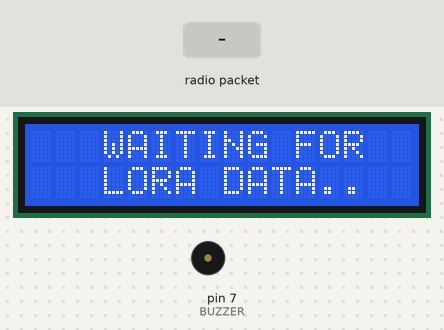
The sketch below on a simulated Arduino Uno, built with avr-gcc and run on an emulated ATmega328P. On the bench: 16×2 character LCD, buzzer (waves = sounding, pin HIGH). The test bench sets the inputs (shaded band). No radio packets arrive unless stated; the modem accepts every AT command (registered, SIM ready, sends succeed) and sends nothing else; what the sketch prints to the serial monitor is not drawn.

Above: at 3.3 s.
3.4 s: radio packet "5" arrives
At 5.2 s:
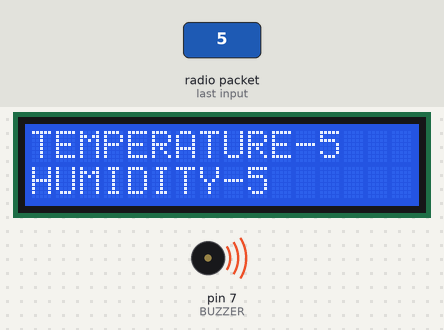
At 7.6 s:
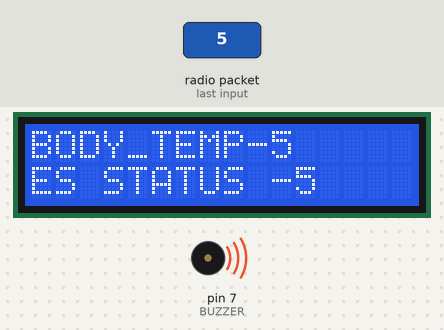
Timing chart, 0 to 9.1 s (numbered marks = the images above; inputs shaded):
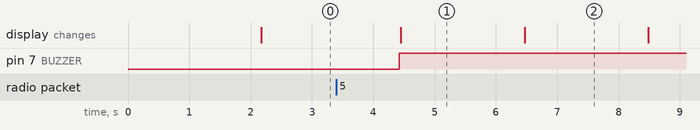

Measured:
- after the input at 3.4 s, pin 7 (BUZZER): LOW → HIGH after 1.0 s; the display: changes after 1.0 s (image 1)
- what the display in image 1 shows lasts 2.1 s, from 4.4 s to 6.5 s

The sketch:

reciever_side.ino
```cpp
#include <SPI.h>
#include <LoRa.h>
#include <LiquidCrystal_AIP31068_I2C.h>
LiquidCrystal_AIP31068_I2C lcd(0x3E,16,2);
String loRaMessage;
String temperature;
String humidity;
String HEART_RATE;
String SPO2;
String BODY_TEMP;
String LATTITUDE;
String LONGITUDE;
String EMERGENCY;
String readingID;

const int BUZZER=7;

#include <SoftwareSerial.h>
SoftwareSerial ser(4,5);              // RX, TX

String apiKey = "RRFR7C51UME4VRU4";    // Edit this API key according to your Account490PPI8R8MV4R0A2
String Host_Name = "SOLNETWORK";         // Edit Host_Name
String Password = "password";


void setup() {
Serial.begin(115200);
pinMode(BUZZER,OUTPUT);
//digitalWrite(BUZZER,HIGH);
lcd.init();
lcd.clear();
lcd.print(" LORA RECEIVER");
lcd.setCursor(0, 1);
lcd.print(" STARTING");
while (!Serial);
Serial.println("LoRa Receiver");
if (!LoRa.begin(433E6)) {
Serial.println("Starting LoRa failed!");
lcd.init();
lcd.clear();
lcd.print(" LORA RECEIVER");
lcd.setCursor(0, 1);
lcd.print(" LoRa failed!.....");
while (1);
}
lcd.clear();
lcd.print(" LORA ONLINE");
lcd.setCursor(0, 1);
lcd.print("CONNECTING WiFi..");
ser.begin(115200);                     //
ser.println("AT+RST");               // Resetting ESP8266
delay(1000);
ser.println("AT+CWMODE=1");               // AS WIFI CLIENT
delay(1000);

char inv ='"';

String cmd = "AT+CWJAP";

       cmd+= "=";

       cmd+= inv;

       cmd+= Host_Name;

       cmd+= inv;

       cmd+= ",";

       cmd+= inv;

       cmd+= Password;

       cmd+= inv;

ser.println(cmd);                    // Connecting ESP8266 to your WiFi Router
lcd.clear();
lcd.print("   WAITING FOR ");
lcd.setCursor(0, 1);
lcd.print("   LORA DATA..");
}


void loop() {

    int packetSize = LoRa.parsePacket();
  if (packetSize)
  {
    Serial.print("Lora packet received: ");
    while (LoRa.available())    // Read packet
  {
    String LoRaData = LoRa.readString();
    Serial.println(packetSize);


    int pos1 = LoRaData.indexOf('/');
    int pos2 = LoRaData.indexOf('&');
    int pos3 = LoRaData.indexOf('@');
    int pos4 = LoRaData.indexOf('#');
    int pos5 = LoRaData.indexOf('%');
    int pos6 = LoRaData.indexOf('^');
    int pos7 = LoRaData.indexOf(']');
    int pos8 = LoRaData.indexOf('|');

    readingID = LoRaData.substring(0, pos1);                   // Get readingID
    temperature = LoRaData.substring(pos1 +1, pos2);           // Get temperature
    humidity = LoRaData.substring(pos2+1, pos3);
   HEART_RATE = LoRaData.substring(pos3+1,pos4);
    SPO2=LoRaData.substring(pos4+1,pos5);
    BODY_TEMP=LoRaData.substring(pos5+1,pos6);
    LATTITUDE= LoRaData.substring(pos6+1,pos7);
 LONGITUDE=LoRaData.substring(pos7+1, pos8  );
EMERGENCY=LoRaData.substring(pos8+1,   LoRaData.length());

int x = EMERGENCY.toInt();
if(x>0)
{ lcd.clear();
lcd.print("EMERGENCY ");
lcd.setCursor(0, 1);
lcd.print("REQUESTED");
digitalWrite(BUZZER,HIGH);
}
else
{digitalWrite(BUZZER,LOW);
}

   Serial.print("temperature- ");
   Serial.println(temperature);
   Serial.print("humidity- ");
   Serial.println(humidity);
   lcd.clear();
lcd.print("TEMPERATURE-");
lcd.print(temperature);
lcd.setCursor(0, 1);
lcd.print("HUMIDITY-");
lcd.print(humidity);

delay(2000);

   Serial.print("HEART RATE -");
   Serial.println(HEART_RATE);
    Serial.print("SPO2");
  Serial.println(SPO2);
     lcd.clear();
lcd.print("BODY_TEMP-");
lcd.print(BODY_TEMP);
lcd.setCursor(0, 1);
lcd.print("ES STATUS -");
lcd.print(EMERGENCY);

delay(2000);

 Serial.print(" LAT-");
Serial.println(LATTITUDE);
Serial.print("LONGITUDE-");
Serial.println(LONGITUDE);
lcd.clear();
lcd.print("LAT-");
lcd.print(LATTITUDE);
lcd.setCursor(0, 1);
lcd.print("LON-");
lcd.print(LONGITUDE);
delay(2000);

Serial.print("http://maps.google.com/maps?q=loc:");
Serial.println(LATTITUDE);
Serial.println(",");
Serial.println(LONGITUDE);

String state1=String(HEART_RATE);
String state2=String(SPO2);
String state3=String(BODY_TEMP);
String state4=String(temperature);
String state5=String(humidity);
String state6=String(LATTITUDE);
String state7=String(LONGITUDE); // Converting them to string
 String state8=String(EMERGENCY);


delay(1000);


 lcd.clear();
lcd.print("UPDATING..SERVER");
lcd.setCursor(0, 1);
lcd.print("PLEASE WAIT.....");


  String cmd = "AT+CIPSTART=\"TCP\",\"";          // Establishing TCP connection

  cmd += "184.106.153.149";                       // api.thingspeak.com

  cmd += "\",80";                                 // port 80

  ser.println(cmd);

  //Serial.println(cmd);


 if(ser.find("Error")){

    Serial.println("AT+CIPSTART error");

    return;

  }

String getStr = "GET /update?api_key=";         // prepare GET string

  getStr += apiKey;

getStr +="&field1=";
getStr += String(state1);                       // wl Data

getStr +="&field2=";
getStr += String(state2);

getStr +="&field3=";
getStr += String(state3);

getStr +="&field4=";
getStr += String(state4);

getStr +="&field5=";
getStr += String(state5);

getStr +="&field6=";
getStr += String(state6);

getStr +="&field7=";
getStr += String(state7);

getStr +="&field8=";
getStr += String(state8);


  getStr += "\r\n\r\n";

  cmd = "AT+CIPSEND=";

  cmd += String(getStr.length());                // Total Length of data

  ser.println(cmd);

  Serial.println(cmd);

 ser.print(getStr);

    Serial.print(getStr);


 delay(10000);


 lcd.clear();
lcd.print("   WAITING FOR ");
lcd.setCursor(0, 1);
lcd.print("   LORA DATA..");


}
}}
```
